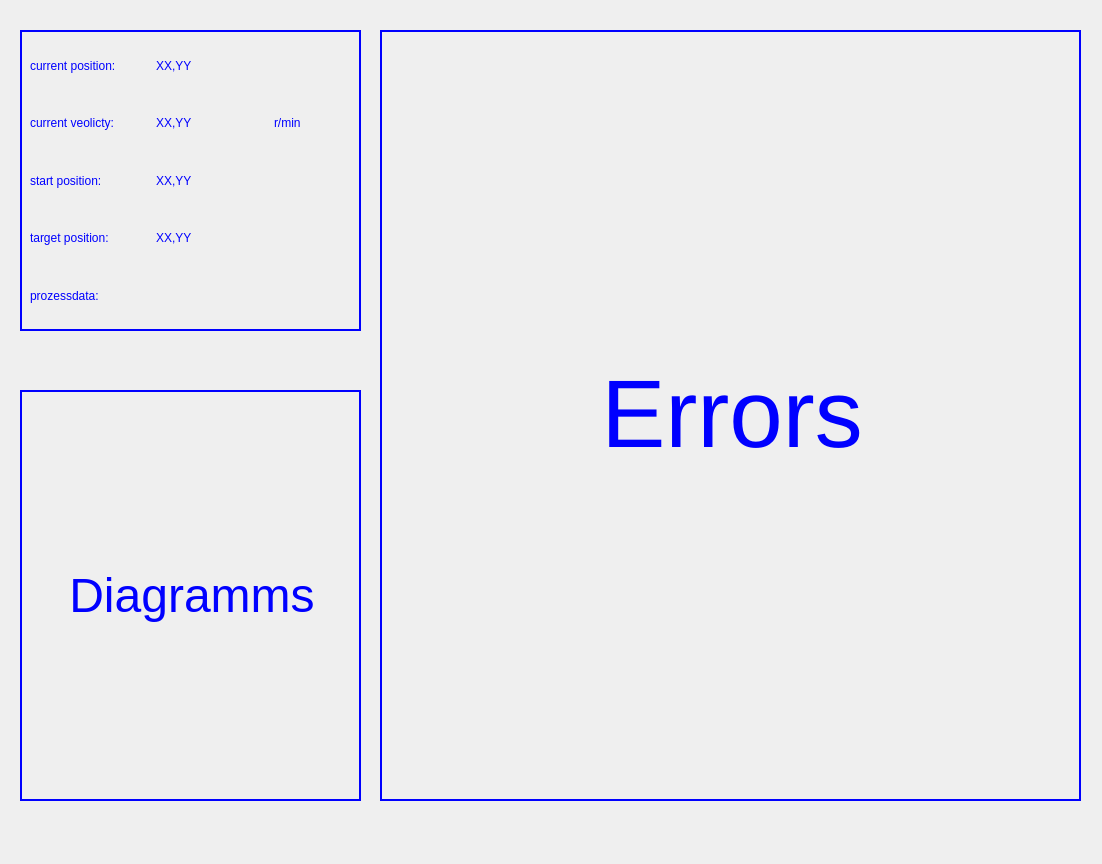
<?xml version="1.0" encoding="UTF-8"?>
<ui version="4.0">
 <class>MainWindow</class>
 <widget class="QWidget" name="MainWindow">
  <property name="geometry">
   <rect>
    <x>0</x>
    <y>0</y>
    <width>1102</width>
    <height>864</height>
   </rect>
  </property>
  <property name="windowTitle">
   <string>MainWindow</string>
  </property>
  <widget class="QWidget" name="centralwidget" native="true">
   <property name="geometry">
    <rect>
     <x>10</x>
     <y>20</y>
     <width>1081</width>
     <height>791</height>
    </rect>
   </property>
   <widget class="QWidget" name="gridLayoutWidget_2">
    <property name="geometry">
     <rect>
      <x>370</x>
      <y>10</y>
      <width>701</width>
      <height>771</height>
     </rect>
    </property>
    <layout class="QGridLayout" name="gridLayout_2">
     <item row="0" column="0">
      <widget class="QLabel" name="label_10">
       <property name="styleSheet">
        <string notr="true">QFrame{border: 2px solid blue;
color: rgb(0, 0, 255)}
</string>
       </property>
       <property name="text">
        <string>&lt;html&gt;&lt;head/&gt;&lt;body&gt;&lt;p align=&quot;center&quot;&gt;&lt;span style=&quot; font-size:72pt;&quot;&gt;Errors&lt;/span&gt;&lt;/p&gt;&lt;/body&gt;&lt;/html&gt;</string>
       </property>
      </widget>
     </item>
    </layout>
   </widget>
   <widget class="QWidget" name="gridLayoutWidget_3">
    <property name="geometry">
     <rect>
      <x>10</x>
      <y>370</y>
      <width>341</width>
      <height>411</height>
     </rect>
    </property>
    <layout class="QGridLayout" name="gridLayout_3">
     <item row="0" column="0">
      <widget class="QLabel" name="label_11">
       <property name="styleSheet">
        <string notr="true">QFrame{border: 2px solid blue;
color: rgb(0, 0, 255)}
</string>
       </property>
       <property name="text">
        <string>&lt;html&gt;&lt;head/&gt;&lt;body&gt;&lt;p align=&quot;center&quot;&gt;&lt;span style=&quot; font-size:36pt;&quot;&gt;Diagramms&lt;/span&gt;&lt;/p&gt;&lt;/body&gt;&lt;/html&gt;</string>
       </property>
      </widget>
     </item>
    </layout>
   </widget>
   <widget class="QFrame" name="frame">
    <property name="geometry">
     <rect>
      <x>10</x>
      <y>10</y>
      <width>341</width>
      <height>301</height>
     </rect>
    </property>
    <property name="styleSheet">
     <string notr="true">QFrame{border: 2px solid blue;
color: rgb(0, 0, 255)}
</string>
    </property>
    <property name="frameShape">
     <enum>QFrame::StyledPanel</enum>
    </property>
    <property name="frameShadow">
     <enum>QFrame::Raised</enum>
    </property>
    <widget class="QWidget" name="gridLayoutWidget">
     <property name="geometry">
      <rect>
       <x>0</x>
       <y>0</y>
       <width>341</width>
       <height>301</height>
      </rect>
     </property>
     <layout class="QGridLayout" name="gridLayout">
      <property name="leftMargin">
       <number>10</number>
      </property>
      <property name="topMargin">
       <number>10</number>
      </property>
      <property name="rightMargin">
       <number>10</number>
      </property>
      <property name="bottomMargin">
       <number>10</number>
      </property>
      <property name="horizontalSpacing">
       <number>40</number>
      </property>
      <item row="3" column="0">
       <widget class="QLabel" name="label_3">
        <property name="styleSheet">
         <string notr="true">QFrame{border: rgb(255, 255, 255);
color: rgb(0, 0, 255)}</string>
        </property>
        <property name="text">
         <string>target position:</string>
        </property>
       </widget>
      </item>
      <item row="1" column="2">
       <widget class="QLabel" name="label_9">
        <property name="styleSheet">
         <string notr="true">QFrame{border: rgb(255, 255, 255);
color: rgb(0, 0, 255)}</string>
        </property>
        <property name="text">
         <string>r/min</string>
        </property>
       </widget>
      </item>
      <item row="0" column="1">
       <widget class="QLabel" name="label_5">
        <property name="styleSheet">
         <string notr="true">QFrame{border: rgb(255, 255, 255);
color: rgb(0, 0, 255)}</string>
        </property>
        <property name="text">
         <string>XX,YY</string>
        </property>
       </widget>
      </item>
      <item row="1" column="0">
       <widget class="QLabel" name="label">
        <property name="styleSheet">
         <string notr="true">QFrame{border: rgb(255, 255, 255);
color: rgb(0, 0, 255)}</string>
        </property>
        <property name="text">
         <string>current veolicty:</string>
        </property>
       </widget>
      </item>
      <item row="0" column="0">
       <widget class="QLabel" name="label_2">
        <property name="styleSheet">
         <string notr="true">QFrame{border: rgb(255, 255, 255);
color: rgb(0, 0, 255)}</string>
        </property>
        <property name="text">
         <string>current position:</string>
        </property>
       </widget>
      </item>
      <item row="2" column="1">
       <widget class="QLabel" name="label_7">
        <property name="styleSheet">
         <string notr="true">QFrame{border: rgb(255, 255, 255);
color: rgb(0, 0, 255)}</string>
        </property>
        <property name="text">
         <string>XX,YY</string>
        </property>
       </widget>
      </item>
      <item row="3" column="1">
       <widget class="QLabel" name="label_8">
        <property name="styleSheet">
         <string notr="true">QFrame{border: rgb(255, 255, 255);
color: rgb(0, 0, 255)}</string>
        </property>
        <property name="text">
         <string>XX,YY</string>
        </property>
       </widget>
      </item>
      <item row="2" column="0">
       <widget class="QLabel" name="label_4">
        <property name="styleSheet">
         <string notr="true">QFrame{border: rgb(255, 255, 255);
color: rgb(0, 0, 255)}</string>
        </property>
        <property name="text">
         <string>start position:</string>
        </property>
       </widget>
      </item>
      <item row="1" column="1">
       <widget class="QLabel" name="label_6">
        <property name="styleSheet">
         <string notr="true">QFrame{border: rgb(255, 255, 255);
color: rgb(0, 0, 255)}</string>
        </property>
        <property name="text">
         <string>XX,YY</string>
        </property>
       </widget>
      </item>
      <item row="4" column="0">
       <widget class="QLabel" name="label_13">
        <property name="styleSheet">
         <string notr="true">QFrame{border: rgb(255, 255, 255);
color: rgb(0, 0, 255)}</string>
        </property>
        <property name="text">
         <string>prozessdata:</string>
        </property>
       </widget>
      </item>
     </layout>
    </widget>
   </widget>
  </widget>
  <action name="actionconnection">
   <property name="text">
    <string>connection</string>
   </property>
  </action>
  <action name="actionconfiguration">
   <property name="text">
    <string>configuration</string>
   </property>
  </action>
  <action name="actionmovement">
   <property name="text">
    <string>movement</string>
   </property>
  </action>
  <action name="actionanalysis">
   <property name="text">
    <string>analysis</string>
   </property>
  </action>
 </widget>
 <resources/>
 <connections/>
</ui>
